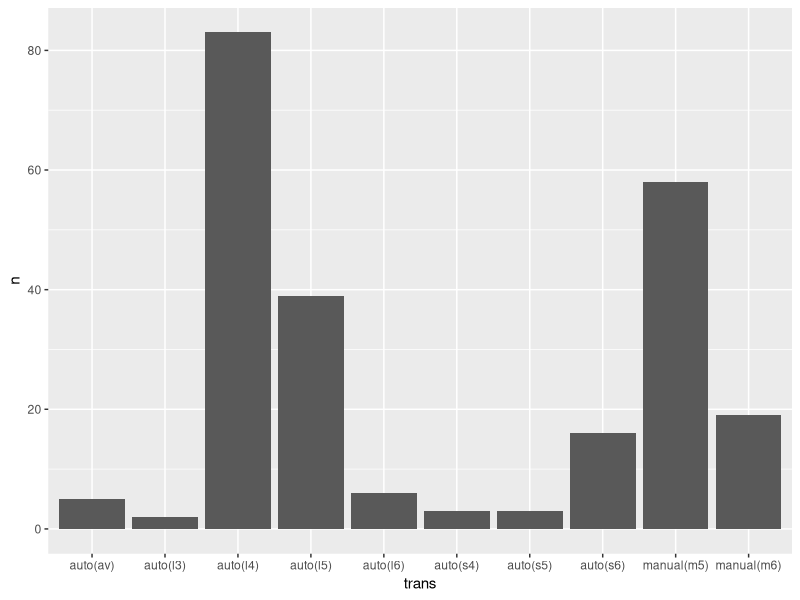
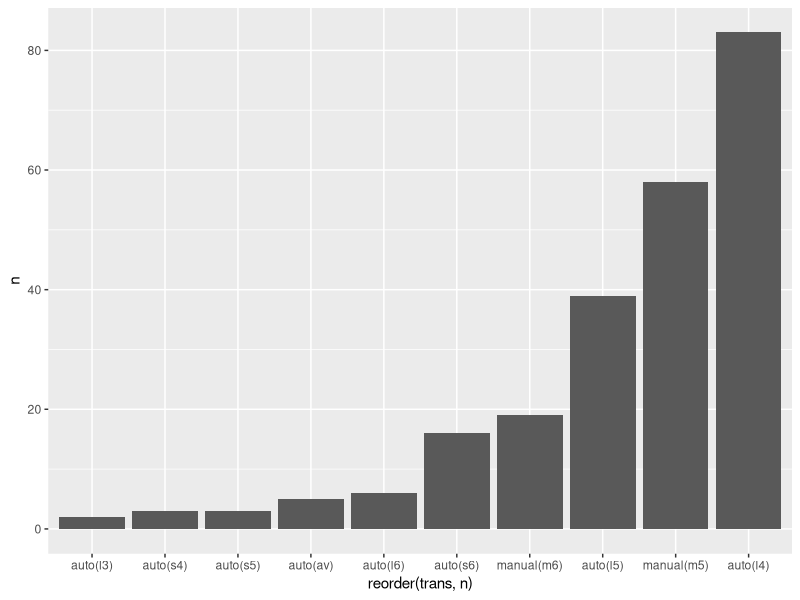
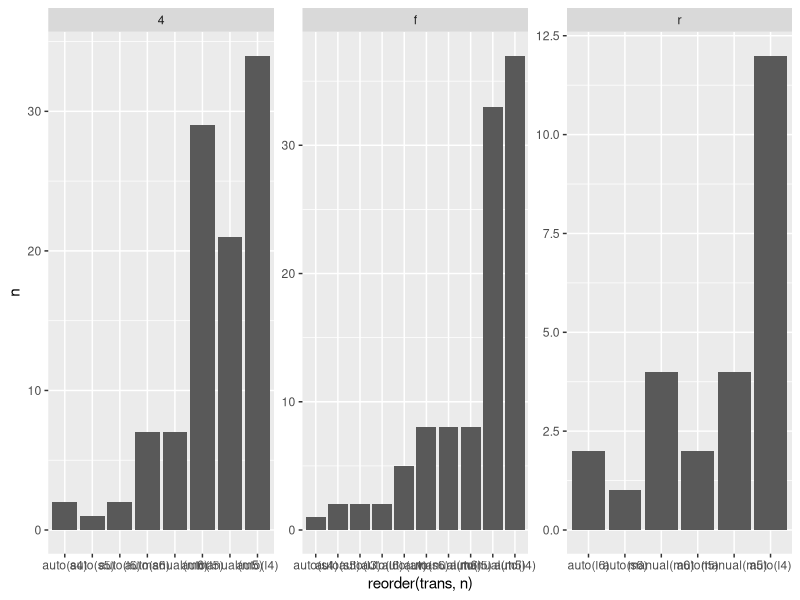
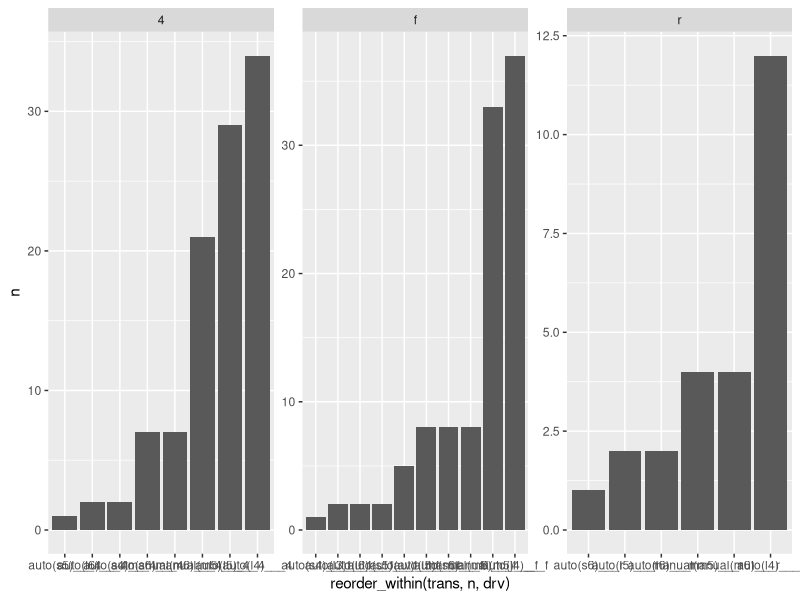

R code for these plots, in order:
## ---- chunk 1
#load packages
library(tidyverse)
library(tidytext)
## ---- chunk 2
#view data
glimpse(mpg)
## ---- chunk 3
mpg %>% 
  group_by(trans) %>% 
  count() %>% 
  ungroup() %>% 
  ggplot(mapping = aes(trans, n)) +
  geom_bar(stat = "identity")

## ---- chunk 4
mpg %>% 
  group_by(trans) %>% 
  count() %>% 
  ungroup() %>% 
  ggplot(mapping = aes(reorder(trans, n), n)) +
  geom_bar(stat = "identity")

## ---- chunk 5
mpg %>% 
  group_by(drv, trans) %>% 
  count() %>% 
  ungroup() %>% 
  ggplot(mapping = aes(reorder(trans, n), n)) +
  geom_bar(stat = "identity") +
  facet_wrap(~ drv, scale = "free")
## ---- chunk 6
mpg %>% 
  group_by(drv, trans) %>% 
  count() %>% 
  ungroup() %>% 
  ggplot(mapping = aes(reorder_within(trans, n, drv), n)) +
  geom_bar(stat = "identity") +
  facet_wrap(~ drv, scale = "free")
